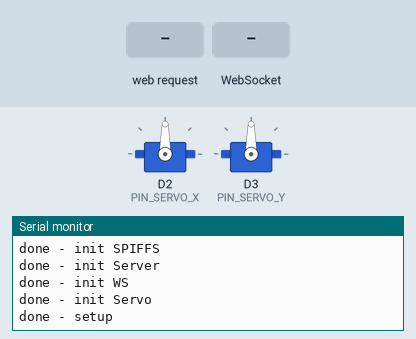
The sketch below on a simulated ESP8266 (NodeMCU). Parts: 2 × servo, the last lines printed to the serial monitor. The inputs (shaded band) are chosen by the test bench. WiFi joins after 1.5 s; servers stay silent unless stated; storage starts empty.

Above: at 2.7 s.
2.8 s: HTTP request GET /upload.html received
At 4.0 s:
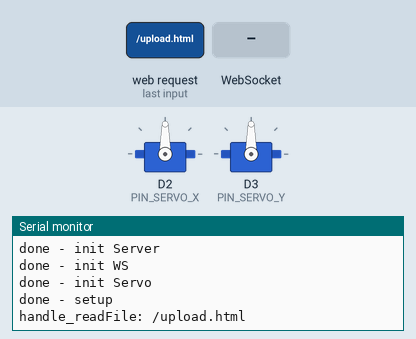
4.3 s: WebSocket text "/" received
At 5.4 s:
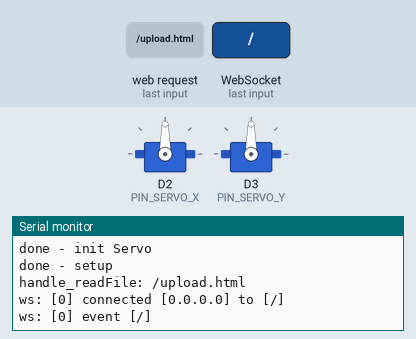
5.8 s: WebSocket text "5" received
At 6.5 s:
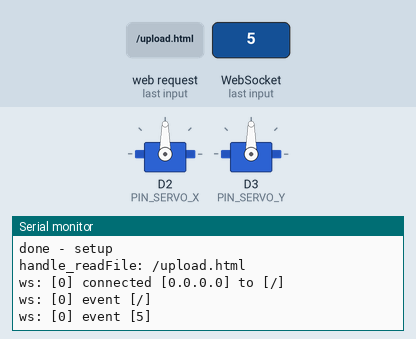
7.3 s: WebSocket text "s" received
At 7.7 s:
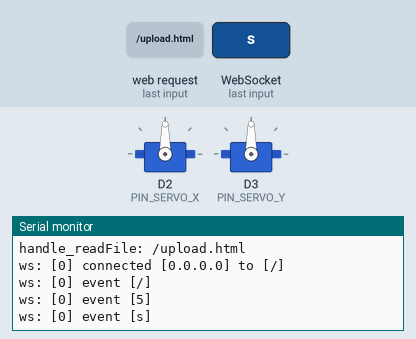

Measured:
- after the input at 2.8 s, the serial monitor: prints a new line at once (image 1)
- after the input at 4.3 s, the serial monitor: prints a new line at once (image 2)
- after the input at 5.8 s, the serial monitor: prints a new line at once (image 3)
- after the input at 7.3 s, the serial monitor: prints a new line at once (image 4)

The sketch:

nodemcu-pan-tilt.ino
```cpp
#include <FS.h>
#include <ArduinoOTA.h>
#include <ESP8266WiFi.h>
#include <ESP8266mDNS.h>
#include <ESP8266WebServer.h>
#include <WebSocketsServer.h>
#include <Servo.h>
#include "definitions.h"

int axisX = DEFAULT_X;
int axisY = DEFAULT_Y;

ESP8266WebServer server(80);
WebSocketsServer ws(81);
File fsUploadFile;
Servo servoX;
Servo servoY;

String getContentType(String filename)
{
  if (filename.endsWith(".html"))
  {
    return "text/html";
  }
  else if (filename.endsWith(".css"))
  {
    return "text/css";
  }
  else if (filename.endsWith(".js"))
  {
    return "application/javascript";
  }
  else if (filename.endsWith(".ico"))
  {
    return "image/x-icon";
  }
  else if (filename.endsWith(".gz"))
  {
    return "application/x-gzip";
  }
  return "text/plain";
}

void writeAxis(int x, int y)
{
  if (x > MIN_X && x < MAX_X)
  {
    servoX.write(x);
    axisX = x;
  }

  if (y > MIN_Y && y < MAX_Y)
  {
    servoY.write(y);
    axisY = y;
  }
}

////
//// http handlers

void handle_404()
{
  if (!handle_readFile(server.uri()))
  {
    server.send(404, "text/plain", "404: File Not Found");
  }
}

bool handle_readFile(String path)
{
  Serial.println("handle_readFile: " + path);

  if (path.endsWith("/"))
  {
    path += "index.html";
  }

  String contentType = getContentType(path);
  String pathWithGz = path + ".gz";

  if (SPIFFS.exists(pathWithGz) || SPIFFS.exists(path))
  {
    if (SPIFFS.exists(pathWithGz))
    {
      path += ".gz";
    }

    File file = SPIFFS.open(path, "r");
    size_t sent = server.streamFile(file, contentType);
    file.close();
    return true;
  }
  return false;
}

void handle_uploadFile()
{
  HTTPUpload &upload = server.upload();
  String path;

  if (upload.status == UPLOAD_FILE_START)
  {
    path = upload.filename;
    if (!path.startsWith("/"))
    {
      path = "/" + path;
    }
    if (!path.endsWith(".gz"))
    {
      String pathWithGz = path + ".gz";
      if (SPIFFS.exists(pathWithGz))
      {
        SPIFFS.remove(pathWithGz);
      }
    }

    Serial.print("handle_uploadFile name: ");
    Serial.println(path);
    fsUploadFile = SPIFFS.open(path, "w");
    path = String();
  }
  else if (upload.status == UPLOAD_FILE_WRITE)
  {
    if (fsUploadFile)
    {
      fsUploadFile.write(upload.buf, upload.currentSize);
    }
  }
  else if (upload.status == UPLOAD_FILE_END)
  {
    if (fsUploadFile)
    {
      fsUploadFile.close();
      server.sendHeader("Location", "/upload_success.html"); // Redirect the client to the success page
      server.send(303);
    }
    else
    {
      server.send(500, "text/plain", "upload error");
    }
  }
}

void handle_wsEvent(uint8_t num, WStype_t type, uint8_t *payload, size_t length)
{
  switch (type)
  {
  case WStype_DISCONNECTED:
    Serial.printf("ws: [%u] disconnected!\n", num);
    break;

  case WStype_CONNECTED:
  {
    IPAddress ip = ws.remoteIP(num);
    Serial.printf("ws: [%u] connected [%d.%d.%d.%d] to [%s]\n", num, ip[0], ip[1], ip[2], ip[3], payload);
  }
  break;

  case WStype_TEXT:
    Serial.printf("ws: [%u] event [%s]\n", num, payload);
    handle_actionEvent(payload);
    break;
  }
}

void handle_actionEvent(uint8_t *payload)
{
  String data = (char *)payload;

  if (data[0] == 's') // set angle
  {
    axisX = data.substring(1, data.indexOf(',')).toInt();
    axisY = data.substring(data.indexOf(',') + 1).toInt();
    writeAxis(axisX, axisY);
  }
}

////
//// init & setup

void initWiFi()
{
  WiFi.mode(WIFI_STA);
  WiFi.begin(WIFI_SSID, WIFI_PASS);

  while (WiFi.status() != WL_CONNECTED)
  {
    delay(250);
    Serial.print(".");
  }

  Serial.println("\n");
  Serial.println("connected");
  Serial.print("ip: ");
  Serial.print(WiFi.localIP());
  Serial.println("\n");

  Serial.println("done - init WiFi");
}

void initMDNS()
{
  MDNS.begin(MDNS_NAME);

  Serial.print("done - init MDNS");
}

void initServer()
{
  server.on(
      "/upload.html", HTTP_POST, []() {
        server.send(200, "text/plain", "");
      },
      handle_uploadFile);

  server.onNotFound(handle_404);
  server.begin();

  Serial.println("done - init Server");
}

void initWS()
{
  ws.begin();
  ws.onEvent(handle_wsEvent);

  Serial.println("done - init WS");
}

void initServo()
{
  servoX.attach(PIN_SERVO_X);
  servoY.attach(PIN_SERVO_Y);
  //writeAxis(DEFAULT_X, DEFAULT_Y);

  Serial.println("done - init Servo");
}

void initOTA()
{
  ArduinoOTA.setHostname(OTA_NAME);
  ArduinoOTA.setPassword(OTA_PASS);

  ArduinoOTA.onStart([]() {
    Serial.println("OTA start");
  });

  ArduinoOTA.onEnd([]() {
    Serial.println("");
    Serial.println("OTA end");
  });

  ArduinoOTA.onProgress([](unsigned int progress, unsigned int total) {
    Serial.printf("OTA progress: %u%%\n", (progress / (total / 100)));
  });

  ArduinoOTA.onError([](ota_error_t error) {
    if (error == OTA_AUTH_ERROR)
    {
      Serial.println("OTA_AUTH_ERROR");
    }
    else if (error == OTA_BEGIN_ERROR)
    {
      Serial.println("OTA_BEGIN_ERROR");
    }
    else if (error == OTA_CONNECT_ERROR)
    {
      Serial.println("OTA_CONNECT_ERROR");
    }
    else if (error == OTA_RECEIVE_ERROR)
    {
      Serial.println("OTA_RECEIVE_ERROR");
    }
    else if (error == OTA_END_ERROR)
    {
      Serial.println("OTA_END_ERROR");
    }
    else
    {
      Serial.printf("OTA error: [%u]: ", error);
    }
  });

  ArduinoOTA.begin();

  Serial.println("done - init OTA");
}

void initSPIFFS()
{
  SPIFFS.begin();

  Dir dir = SPIFFS.openDir("/");
  while (dir.next())
  {
    String fileName = dir.fileName();
    size_t fileSize = dir.fileSize();
    Serial.printf("\t %s (%zu bytes)\n", fileName.c_str(), fileSize);
  }

  Serial.println("done - init SPIFFS");
}

void setup()
{
  Serial.begin(SERIAL_BAUD);
  Serial.println("init");

  initWiFi();
  initMDNS();
  initOTA();
  initSPIFFS();
  initServer();
  initWS();
  initServo();

  Serial.println("done - setup");
}

void loop()
{
  ws.loop();
  server.handleClient();
  ArduinoOTA.handle();
}
```

definitions.h
```cpp
#ifndef definitions_h
#define definitions_h

const char *WIFI_SSID = "ssid";
const char *WIFI_PASS = "pass";

const char *OTA_NAME = "ESP8266";
const char *OTA_PASS = "otapass";

const char *MDNS_NAME = "esp8266";

#define SERIAL_BAUD 115200

#define PIN_SERVO_X D2
#define PIN_SERVO_Y D3

#define DEFAULT_X 90
#define DEFAULT_Y 90
#define MIN_X 0
#define MAX_X 180
#define MIN_Y 0
#define MAX_Y 180

#endif
```
